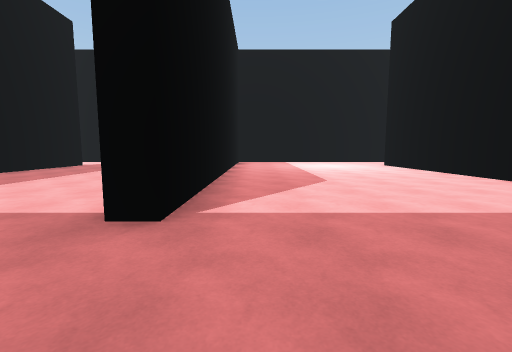
View 1 (above)

13 first-person views from a walk through a 3-D level made in the Unity game engine. The camera is 1.3 m above the floor, tilts 6° down and sees 90° across. The floor is counted in squares, 2 m on a side. Each view is taken from the middle of a square. On the plan, view 1 faces up. The plan holds only what a view shows up to about 9 squares ahead; the rest is blank. The place goes on beyond the plan. The player is left out.

View 2
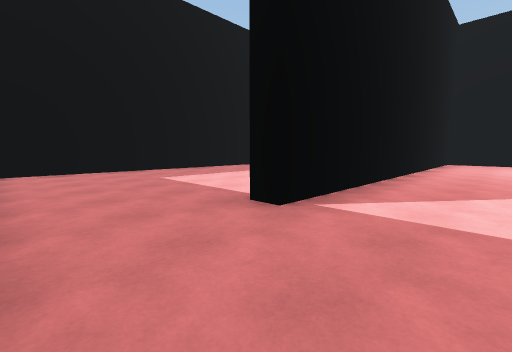

View 3
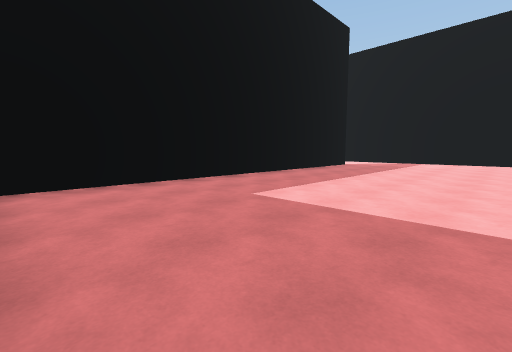

View 4
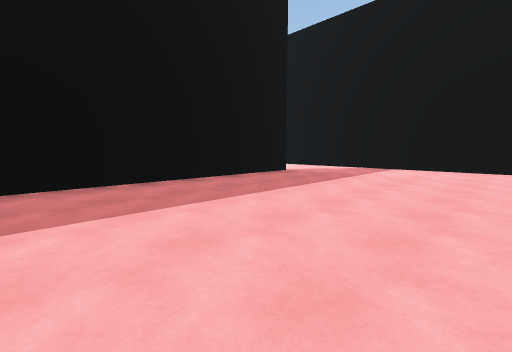

View 5
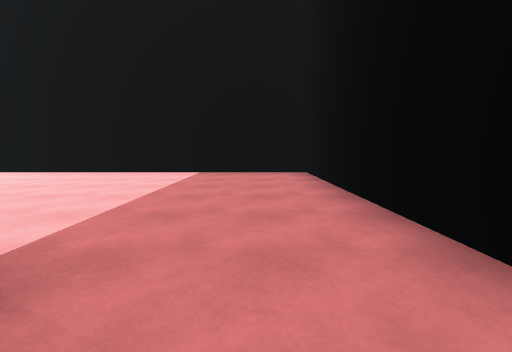

View 6
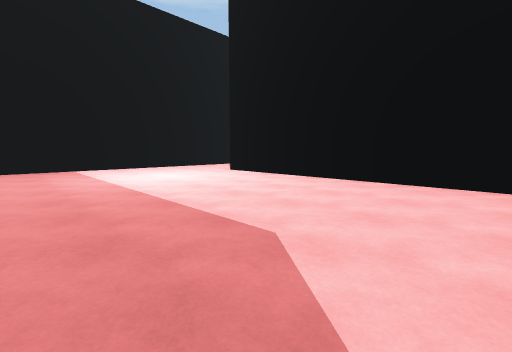

View 7
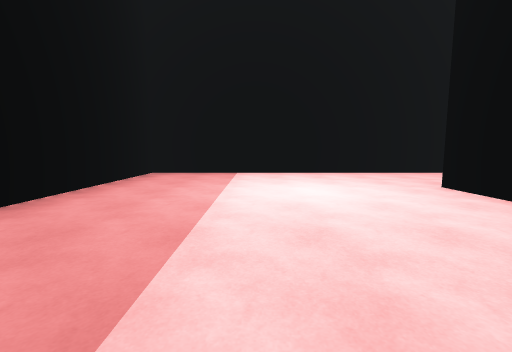

View 8
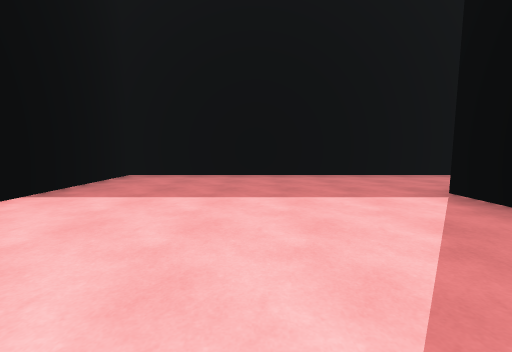

View 9
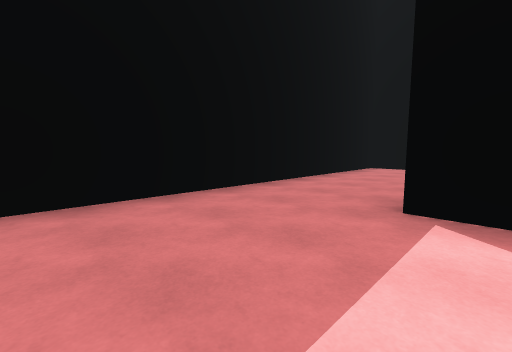

View 10
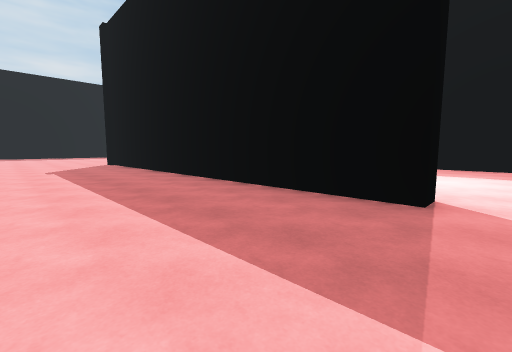

View 11
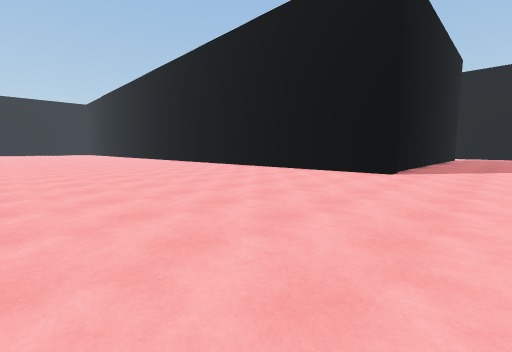

View 12
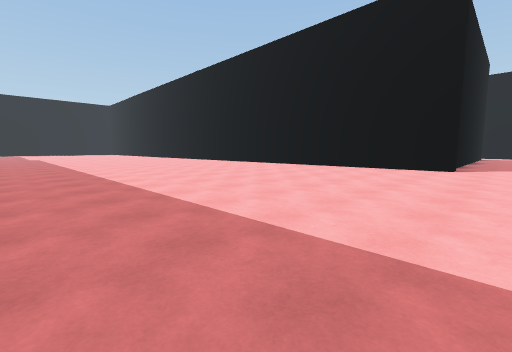

View 13
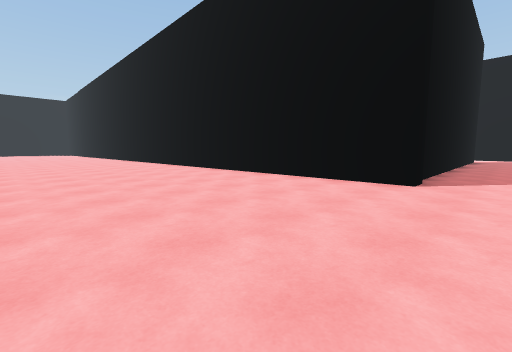

### Floor plan
Points are (right, up) in squares from view 1. A wall is a line through its corners. A room is listed if a view was taken in it or the views show most of it. See-through windows are left out.
Room 1 (views 1, 2, 3, 4, 5, 6, 7, 8, 9)
walls: (-7, 10.4) (-7, -0.4) (5.2, -0.4) (5.2, 10.4); (-1.9, 13) (-5.9, 13); (4.5, 13) (-0.9, 13) (-0.9, 2.2)
ways out: opening at (5, 11.5) to room 2; opening at (-7, 11.5)
Room 2 (views 10, 11, 12, 13)
walls: (5.7, 8.6) (5.7, -0.9) (-0.8, -0.9); (7.2, 13) (4.5, 13)
ways out: opening at (5, 11.5) to room 1

Where each view was taken, in squares from view 1:
view 1: 0 up, 0 right, facing up
view 2: 0 up, 1 right, facing up-left
view 3: 0 up, 2 left, facing up-left
view 4: 4 up, 2 left, facing up-left
view 5: 1 up, 2 left, facing right
view 6: 4 up, 0 right, facing up-right
view 7: 6 up, 2 right, facing up
view 8: 6 up, 2 right, facing down
view 9: 3 up, 2 right, facing down-left
view 10: 11 up, 9 right, facing down-left
view 11: 8 down, 8 right, facing up-left
view 12: 10 down, 7 right, facing up-left
view 13: 6 down, 7 right, facing up-left
